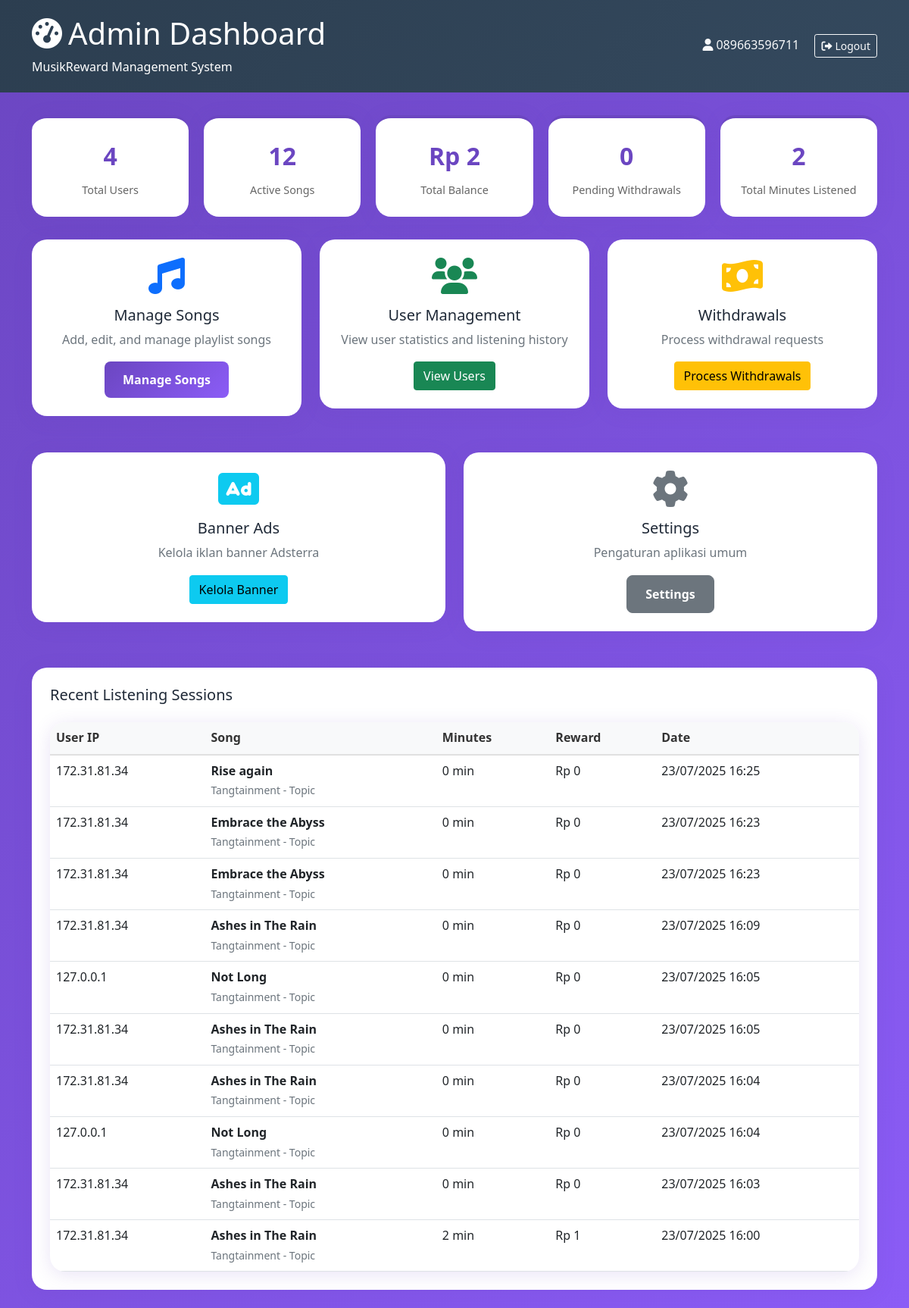
/admin/index.php (signed in), run on the app's committed database.
### tables this page shows
CREATE TABLE listening_sessions (
            id INTEGER PRIMARY KEY AUTOINCREMENT,
            user_ip TEXT NOT NULL,
            song_id INTEGER NOT NULL,
            minutes_listened INTEGER DEFAULT 0,
            reward_earned REAL DEFAULT 0.00,
            completed INTEGER DEFAULT 0,
            created_at DATETIME DEFAULT CURRENT_TIMESTAMP,
            FOREIGN KEY (song_id) REFERENCES songs(id)
        );

CREATE TABLE songs (
            id INTEGER PRIMARY KEY AUTOINCREMENT,
            youtube_id TEXT NOT NULL,
            title TEXT NOT NULL,
            artist TEXT NOT NULL,
            thumbnail_url TEXT,
            duration INTEGER DEFAULT 0,
            is_active INTEGER DEFAULT 1,
            created_at DATETIME DEFAULT CURRENT_TIMESTAMP
        );

### admin/index.php (the view, shortened to what this page needs)
<?php
require_once '../config/database.php';
$stmt = $pdo->query("SELECT COUNT(*) as total_users FROM users");
$totalUsers = $stmt->fetch()['total_users'];
$stmt = $pdo->query("SELECT COUNT(*) as total_songs FROM songs WHERE is_active = 1");
$totalSongs = $stmt->fetch()['total_songs'];
$stmt = $pdo->query("SELECT SUM(balance) as total_balance FROM users");
$totalBalance = $stmt->fetch()['total_balance'] ?: 0;
$stmt = $pdo->query("SELECT COUNT(*) as pending_withdrawals FROM withdrawals WHERE status = 'pending'");
$pendingWithdrawals = $stmt->fetch()['pending_withdrawals'];
$stmt = $pdo->query("SELECT SUM(minutes_listened) as total_minutes FROM listening_sessions");
$totalMinutes = $stmt->fetch()['total_minutes'] ?: 0;
?>
<!DOCTYPE html>
<html lang="id">
<head>
    <link href="https://cdn.jsdelivr.net/npm/bootstrap@5.1.3/dist/css/bootstrap.min.css" rel="stylesheet">
    <link href="https://cdnjs.cloudflare.com/ajax/libs/font-awesome/6.0.0/css/all.min.css" rel="stylesheet">
    <link href="../assets/css/style.css" rel="stylesheet">
</head>
<body>
    <div class="admin-header">
        <div class="container">
            <div class="d-flex justify-content-between align-items-center">
                <div>
                    <h1><i class="fas fa-tachometer-alt me-2"></i>Admin Dashboard</h1>
                    <p class="mb-0">MusikReward Management System</p>
                </div>
                <div>
                    <span class="text-light me-3">
                        <i class="fas fa-user me-1"></i><?= htmlspecialchars($_SESSION['admin_username']) ?>
                    </span>
                    <a href="?logout=1" class="btn btn-outline-light btn-sm">
                        <i class="fas fa-sign-out-alt me-1"></i>Logout
                    </a>
                </div>
            </div>
        </div>
    </div>
    <div class="container">
        <div class="stats-grid">
            <div class="stat-card">
                <div class="stat-number"><?= number_format($totalUsers) ?></div>
                <div class="stat-label">Total Users</div>
            </div>
            <div class="stat-card">
                <div class="stat-number"><?= number_format($totalSongs) ?></div>
                <div class="stat-label">Active Songs</div>
            </div>
            <div class="stat-card">
                <div class="stat-number">Rp <?= number_format($totalBalance, 0, ',', '.') ?></div>
                <div class="stat-label">Total Balance</div>
            </div>
            <div class="stat-card">
                <div class="stat-number"><?= number_format($pendingWithdrawals) ?></div>
                <div class="stat-label">Pending Withdrawals</div>
            </div>
            <div class="stat-card">
                <div class="stat-number"><?= number_format($totalMinutes) ?></div>
                <div class="stat-label">Total Minutes Listened</div>
            </div>
        </div>
        <div class="row">
            <div class="col-md-4 mb-4">
                <div class="admin-card text-center">
                    <i class="fas fa-music text-primary mb-3" style="font-size: 3rem;"></i>
                    <h5>Manage Songs</h5>
                    <p class="text-muted">Add, edit, and manage playlist songs</p>
                    <a href="songs.php" class="btn btn-primary">Manage Songs</a>
                </div>
            </div>
            <div class="col-md-4 mb-4">
                <div class="admin-card text-center">
                    <i class="fas fa-users text-success mb-3" style="font-size: 3rem;"></i>
                    <h5>User Management</h5>
                    <p class="text-muted">View user statistics and listening history</p>
                    <a href="users.php" class="btn btn-success">View Users</a>
                </div>
            </div>
            <div class="col-md-4 mb-4">
                <div class="admin-card text-center">
                    <i class="fas fa-money-bill-wave text-warning mb-3" style="font-size: 3rem;"></i>
                    <h5>Withdrawals</h5>
                    <p class="text-muted">Process withdrawal requests</p>
                    <a href="withdrawals.php" class="btn btn-warning">Process Withdrawals</a>
                </div>
            </div>
        </div>
        <div class="row">
            <div class="col-md-6 mb-4">
                <div class="admin-card text-center">
                    <i class="fas fa-ad text-info mb-3" style="font-size: 3rem;"></i>
                    <h5>Banner Ads</h5>
                    <p class="text-muted">Kelola iklan banner Adsterra</p>
                    <a href="banner_ads.php" class="btn btn-info">Kelola Banner</a>
                </div>
            </div>
            <div class="col-md-6 mb-4">
                <div class="admin-card text-center">
                    <i class="fas fa-cog text-secondary mb-3" style="font-size: 3rem;"></i>
                    <h5>Settings</h5>
                    <p class="text-muted">Pengaturan aplikasi umum</p>
                    <a href="#" class="btn btn-secondary">Settings</a>
                </div>
            </div>
        </div>
        <div class="admin-card">
            <h5 class="mb-4">Recent Listening Sessions</h5>
            <div class="table-responsive">
                <table class="table">
                    <thead>
                        <tr>
                            <th>User IP</th>
                            <th>Song</th>
                            <th>Minutes</th>
                            <th>Reward</th>
                            <th>Date</th>
                        </tr>
                    </thead>
                    <tbody>
                        <?php
                        $stmt = $pdo->query("
                            SELECT ls.*, s.title, s.artist
                            FROM listening_sessions ls
                            JOIN songs s ON ls.song_id = s.id
                            ORDER BY ls.created_at DESC
                            LIMIT 10
                        ");
                        $sessions = $stmt->fetchAll();
                        foreach ($sessions as $session): ?>
                        <tr>
                            <td><?= htmlspecialchars($session['user_ip']) ?></td>
                            <td>
                                <strong><?= htmlspecialchars($session['title']) ?></strong><br>
                                <small class="text-muted"><?= htmlspecialchars($session['artist']) ?></small>
                            </td>
                            <td><?= $session['minutes_listened'] ?> min</td>
                            <td>Rp <?= number_format($session['reward_earned'], 0, ',', '.') ?></td>
                            <td><?= date('d/m/Y H:i', strtotime($session['created_at'])) ?></td>
                        </tr>
                        <?php endforeach; ?>
                    </tbody>
                </table>
            </div>
        </div>
    </div>
</body>
</html>

### assets/css/style.css (style rules this page uses)
:root { --primary-color: #6B46C1; --secondary-color: #8B5CF6; --tertiary-color: #3B82F6; --accent-color: #92400E; --success-color: #10B981; --background-color: #F8FAFC; --wave-gradient: linear-gradient(135deg, #6B46C1 0%, #8B5CF6 25%, #3B82F6 50%, #92400E 75%, #6B46C1 100%); --card-shadow: 0 4px 25px rgba(107, 70, 193, 0.15); --border-radius: 20px; }
* { margin: 0; padding: 0; box-sizing: border-box; }
body { font-family: 'Segoe UI', Tahoma, Geneva, Verdana, sans-serif; background: var(--wave-gradient); background-size: 400% 400%; animation: waveAnimation 15s ease-in-out infinite; line-height: 1.6; color: #1F2937; min-height: 100vh; }
.btn-primary { background: linear-gradient(135deg, var(--primary-color), var(--secondary-color)); border: none; border-radius: 8px; padding: 12px 24px; font-weight: 600; transition: all 0.3s ease; }
.btn-secondary { border-radius: 8px; padding: 12px 24px; font-weight: 600; }
.admin-header { background: linear-gradient(135deg, #2C3E50, #34495E); color: white; padding: 20px; margin-bottom: 30px; }
.admin-card { background: white; border-radius: var(--border-radius); box-shadow: var(--card-shadow); padding: 24px; margin-bottom: 24px; }
.stats-grid { display: grid; grid-template-columns: repeat(auto-fit, minmax(200px, 1fr)); gap: 20px; margin-bottom: 30px; }
.stat-card { background: white; border-radius: var(--border-radius); padding: 24px; text-align: center; box-shadow: var(--card-shadow); border-top: 4px solid var(--primary-color); }
.stat-number { font-size: 2rem; font-weight: bold; color: var(--primary-color); margin-bottom: 8px; }
.stat-label { color: #666; font-size: 0.9rem; }
.table-responsive { border-radius: var(--border-radius); overflow: hidden; box-shadow: var(--card-shadow); }
.table { margin-bottom: 0; }
.table thead th { background-color: #F8F9FA; border-bottom: 2px solid #E0E0E0; font-weight: 600; color: #333; }

### data on the page
listening_sessions: user_ip "172.31.81.34", song.title "Rise again", song.artist "Tangtainment - Topic", minutes_listened "0", reward_earned "0", created_at "23/07/2025 16:25"
listening_sessions: user_ip "172.31.81.34", song.title "Embrace the Abyss", song.artist "Tangtainment - Topic", minutes_listened "0", reward_earned "0", created_at "23/07/2025 16:23"
listening_sessions: user_ip "172.31.81.34", song.title "Embrace the Abyss", song.artist "Tangtainment - Topic", minutes_listened "0", reward_earned "0", created_at "23/07/2025 16:23"
listening_sessions: user_ip "172.31.81.34", song.title "Ashes in The Rain", song.artist "Tangtainment - Topic", minutes_listened "0", reward_earned "0", created_at "23/07/2025 16:09"
listening_sessions: user_ip "127.0.0.1", song.title "Not Long", song.artist "Tangtainment - Topic", minutes_listened "0", reward_earned "0", created_at "23/07/2025 16:05"
listening_sessions: user_ip "172.31.81.34", song.title "Ashes in The Rain", song.artist "Tangtainment - Topic", minutes_listened "0", reward_earned "0", created_at "23/07/2025 16:05"
listening_sessions: user_ip "172.31.81.34", song.title "Ashes in The Rain", song.artist "Tangtainment - Topic", minutes_listened "0", reward_earned "0", created_at "23/07/2025 16:04"
listening_sessions: user_ip "127.0.0.1", song.title "Not Long", song.artist "Tangtainment - Topic", minutes_listened "0", reward_earned "0", created_at "23/07/2025 16:04"
listening_sessions: user_ip "172.31.81.34", song.title "Ashes in The Rain", song.artist "Tangtainment - Topic", minutes_listened "0", reward_earned "0", created_at "23/07/2025 16:03"
listening_sessions: user_ip "172.31.81.34", song.title "Ashes in The Rain", song.artist "Tangtainment - Topic", minutes_listened "2", reward_earned "1", created_at "23/07/2025 16:00"

### other printed values
$_SESSION['admin_username'] "089663596711"
$totalUsers "4"
$totalSongs "12"
$totalBalance "2"
$pendingWithdrawals "0"
$totalMinutes "2"
